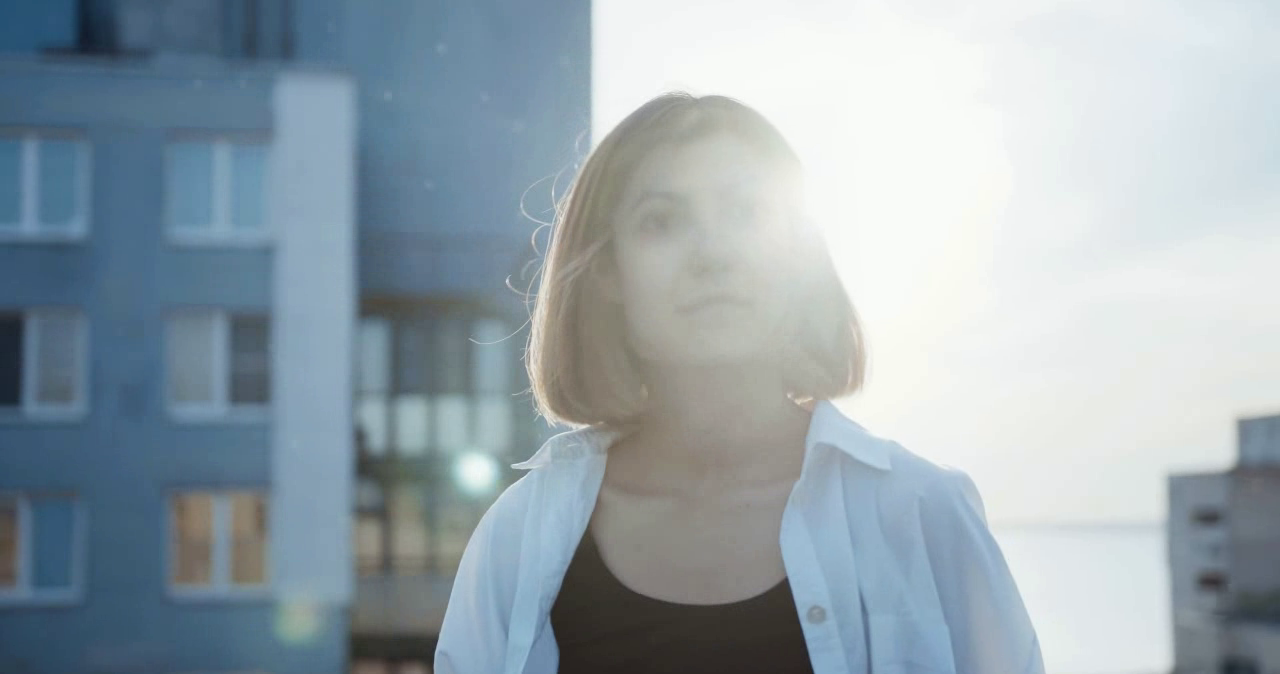
#> input picture frame 8 of dataset/fake_videos/vs11.mp4, 1280 x 674 px
$ python process_video.py
#> lines starting #> are read from the running program, lines starting #| are printed output that depends on the picture
import cv2
import os

# ===== SETTINGS =====
REAL_VIDEOS = "dataset/real_videos"
FAKE_VIDEOS = "dataset/fake_videos"
OUTPUT_DIR = "dataset/faces"
IMG_SIZE = 299
FRAME_SKIP = 5   # process every 5th frame (speed vs accuracy)

# Face detector
face_cascade = cv2.CascadeClassifier(
    cv2.data.haarcascades + 'haarcascade_frontalface_default.xml'
)

def process_videos(video_dir, label):
#> called with video_dir = 'dataset/fake_videos', label = 'fake'
    output_path = os.path.join(OUTPUT_DIR, label)
    os.makedirs(output_path, exist_ok=True)

    for video_file in os.listdir(video_dir):
        video_path = os.path.join(video_dir, video_file)

        if not video_file.lower().endswith((".mp4", ".avi", ".mov")):
            continue

        print(f"🎥 Processing: {video_file}")

        cap = cv2.VideoCapture(video_path)
        frame_id = 0
        saved_count = 0

        while cap.isOpened():
            ret, frame = cap.read()
#> frame is the input picture: shape (674, 1280, 3); mean B, G, R 172.9, 165, 151.5
            if not ret:
                break

            # Skip frames for speed
            if frame_id % FRAME_SKIP != 0:
                frame_id += 1
                continue

            gray = cv2.cvtColor(frame, cv2.COLOR_BGR2GRAY)
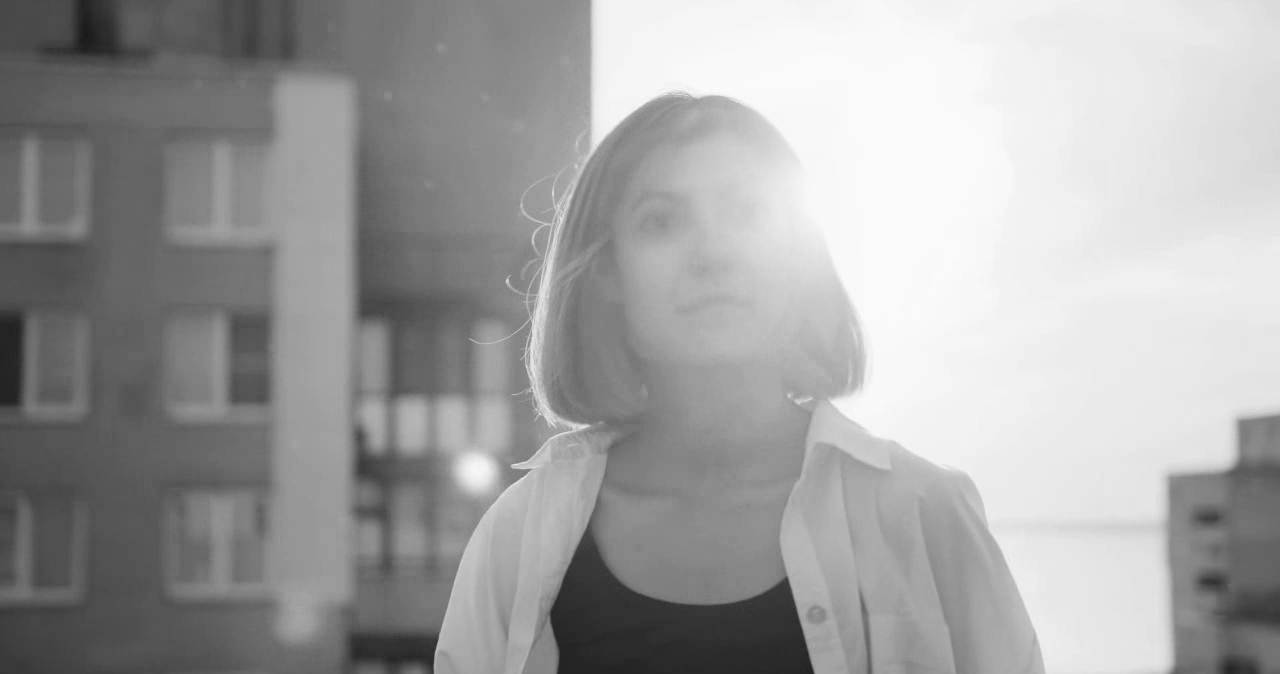
#> gray: shape (674, 1280); min 26, max 251, mean 161.9
            faces = face_cascade.detectMultiScale(gray, 1.3, 5)
#> faces = ()

            for (x, y, w, h) in faces:
                face = frame[y:y+h, x:x+w]
                face = cv2.resize(face, (IMG_SIZE, IMG_SIZE))

                filename = f"{video_file}_f{frame_id}_{saved_count}.jpg"
                save_path = os.path.join(output_path, filename)

                cv2.imwrite(save_path, face)
                saved_count += 1
#> this loop made 0 passes
#> after the loop, saved_count = 0

            frame_id += 1

        cap.release()
        print(f"Saved {saved_count} faces from {video_file}\n")


def main():
    print(" Starting dataset processing...\n")

    process_videos(FAKE_VIDEOS, "fake")
    process_videos(REAL_VIDEOS, "real")

    print(" DONE! Dataset ready at: dataset/faces")


if __name__ == "__main__":
    main()

$ run again, starting later in the video
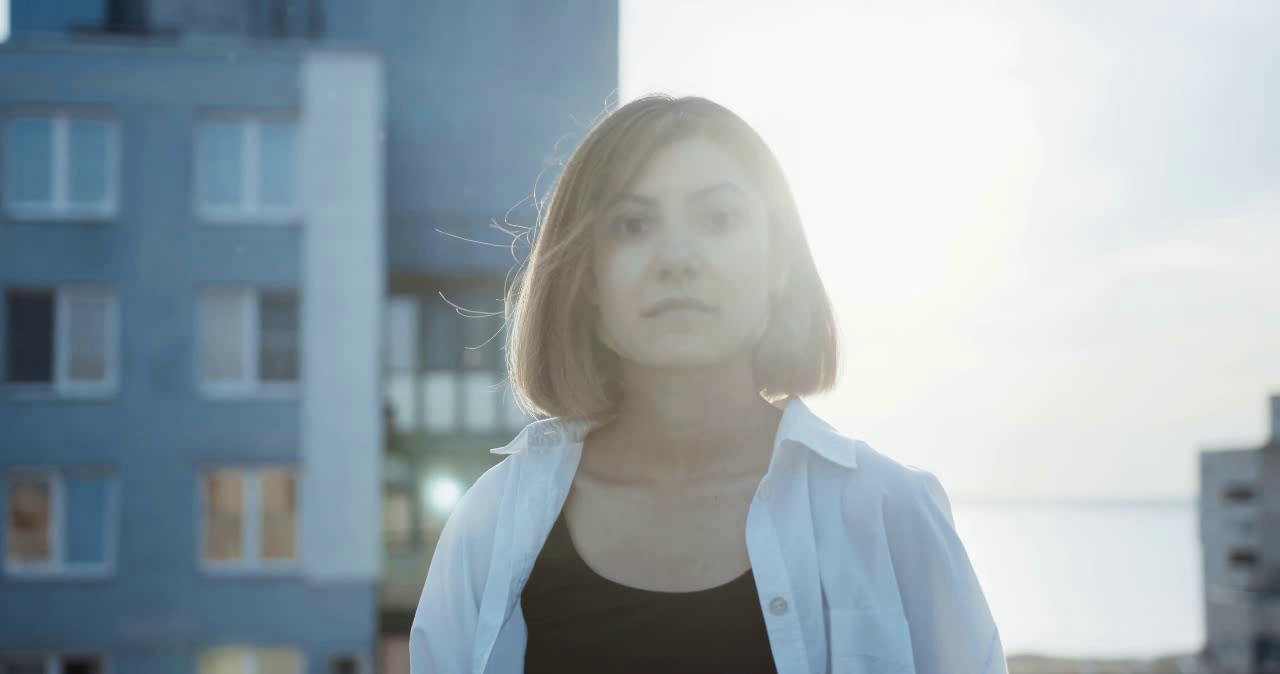
#> input picture frame 36 of dataset/fake_videos/vs11.mp4, 1280 x 674 px
#> in process_videos, frame is the input picture: shape (674, 1280, 3); mean B, G, R 172.9, 166, 153.2
#> in process_videos, `gray = cv2.cvtColor(frame, cv2.COLOR_BGR2GRAY)`:
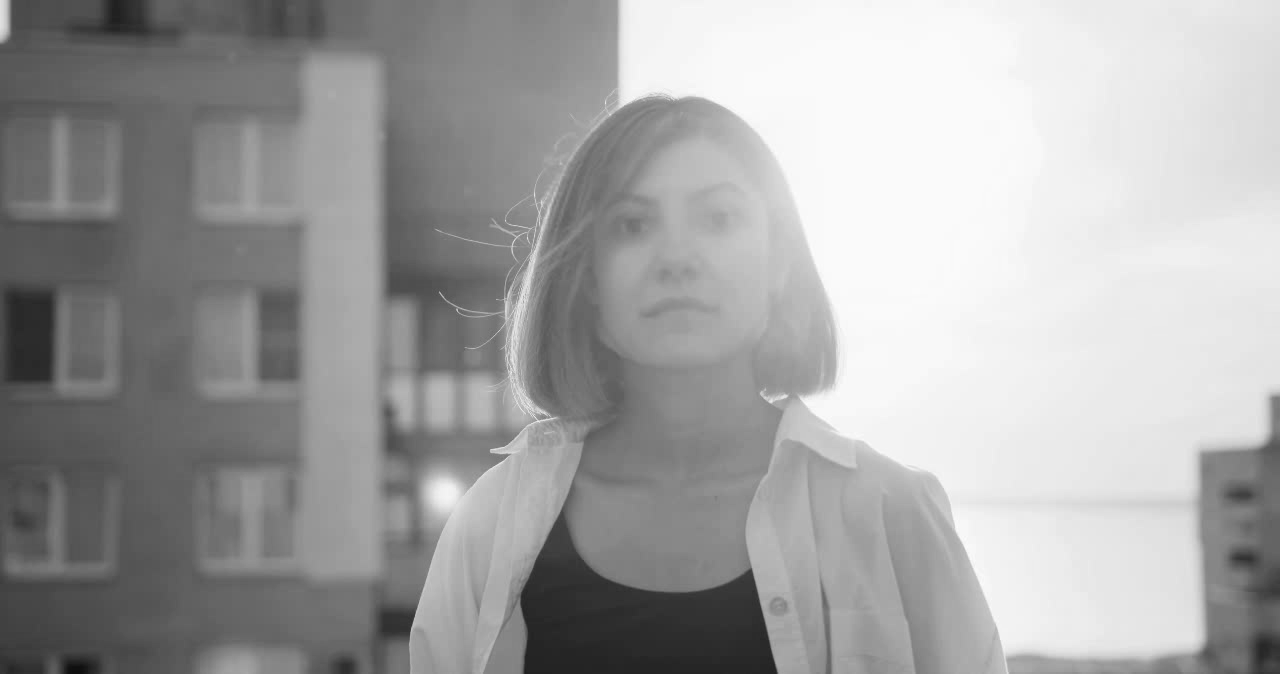
#> gray: shape (674, 1280); min 15, max 254, mean 162.9
#> faces = ()
#> after the loop in process_videos, `for (x, y, w, h) in faces:`: saved_count = 0

$ run again, starting later in the video
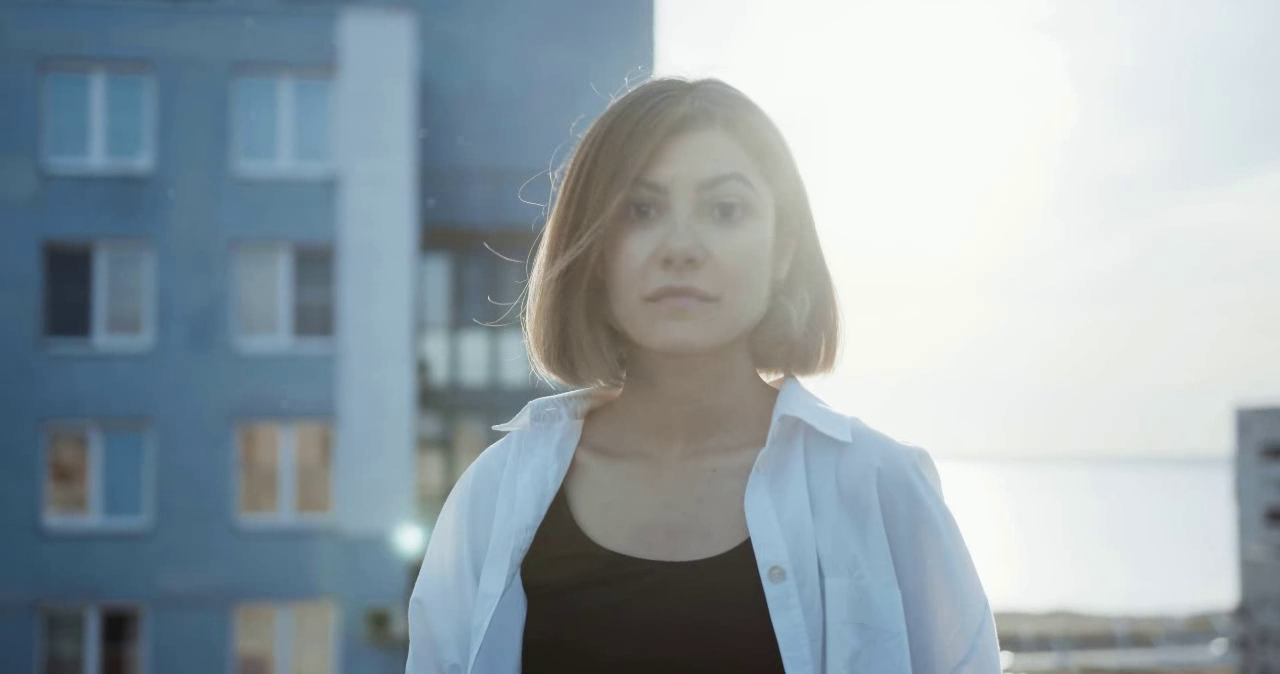
#> input picture frame 65 of dataset/fake_videos/vs11.mp4, 1280 x 674 px
#> in process_videos, frame is the input picture: shape (674, 1280, 3); mean B, G, R 169.1, 161.9, 149.2
#> in process_videos, `gray = cv2.cvtColor(frame, cv2.COLOR_BGR2GRAY)`:
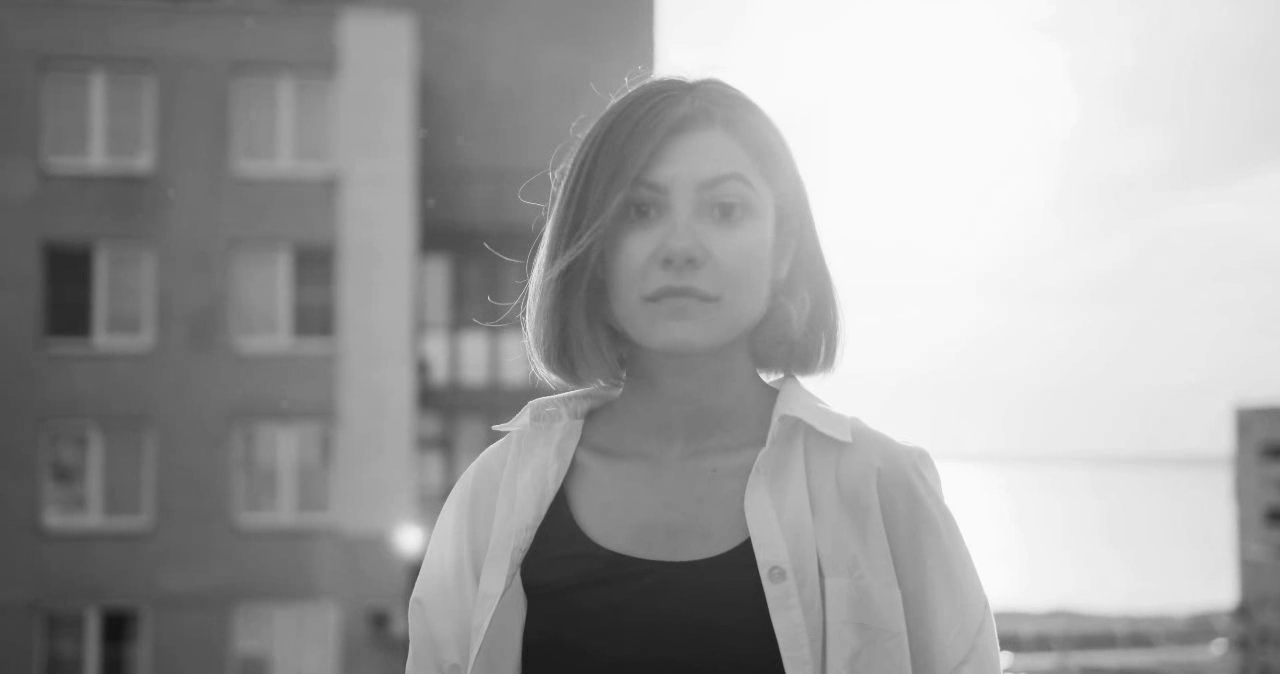
#> gray: shape (674, 1280); min 19, max 255, mean 158.9
#> faces = [[583, 133, 209, 209]]
#> the loop in process_videos, `for (x, y, w, h) in faces:` made 1 pass
#> (x, y, w, h, filename, saved_count) on pass 1: (583, 133, 209, 209, 'vs11.mp4_f0_0.jpg', 1)
#> pass 1, in process_videos, `face = frame[y:y+h, x:x+w]`:
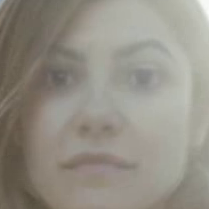
#> face: shape (209, 209, 3); mean B, G, R 133.1, 143, 147.6
#> after the loop in process_videos, `for (x, y, w, h) in faces:`: saved_count = 1
